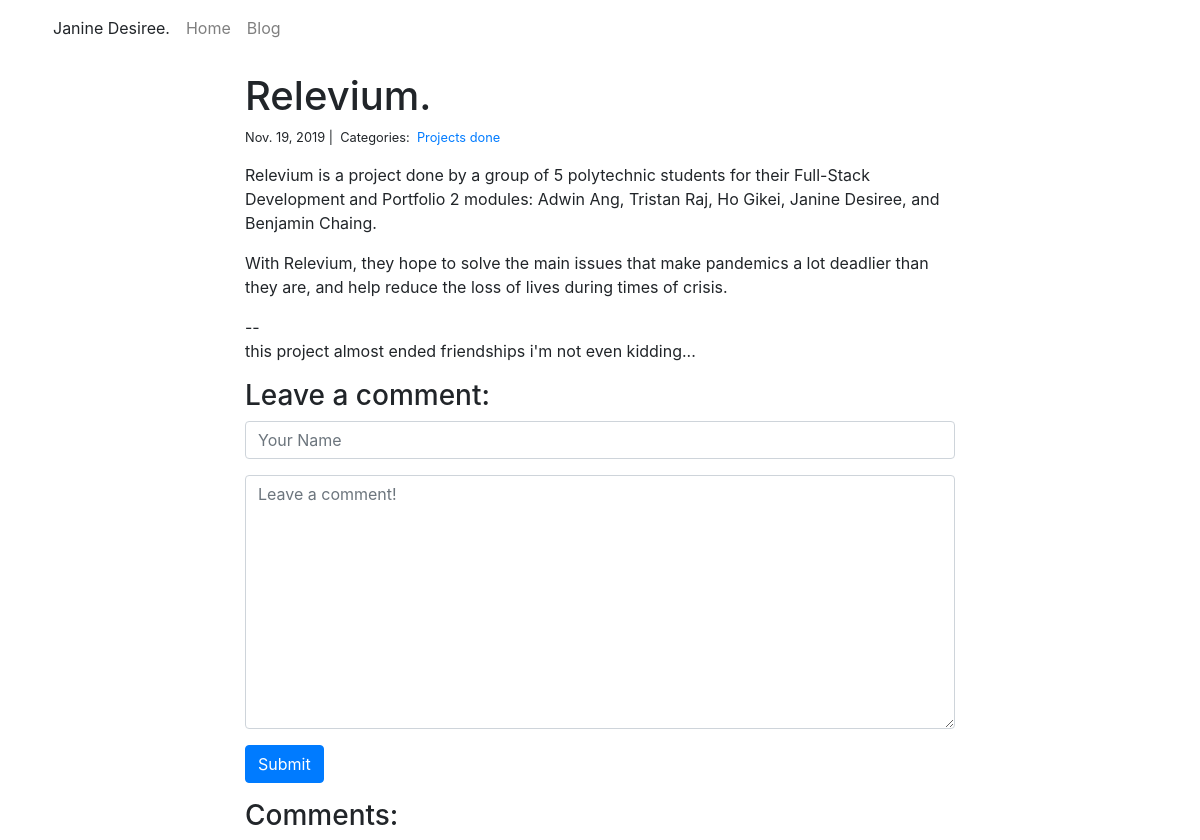
Page /blog/3/ on the committed database.
### blog/models.py (models this page shows)
class Post(models.Model):
    title = models.CharField(max_length=255)
    body = models.TextField()
    created_on = models.DateTimeField(auto_now_add=True)
    last_modified = models.DateTimeField(auto_now=True)
    categories = models.ManyToManyField('Category', related_name='posts')

class Category(models.Model):
    name = models.CharField(max_length=20)

### blog/views.py (the view, shortened to what this page needs)
# urls.py: path("<int:pk>/", views.blog_detail, name="blog_detail"),
def blog_detail(request, pk):
    post = Post.objects.get(pk=pk)
    form = CommentForm()
    comments = Comment.objects.filter(post=post)
    context = {
        "post": post,
        "comments": comments,
        "form": form,
    }
    return render(request, "blog_detail.html", context)

### blog/forms.py
class CommentForm(forms.Form):
    author = forms.CharField(
        max_length=60,
        widget=forms.TextInput(attrs={
            "class": "form-control",
            "placeholder": "Your Name"
        })
    )
    body = forms.CharField(widget=forms.Textarea(
        attrs={
            "class": "form-control",
            "placeholder": "Leave a comment!"
        })
    )

### blog/templates/blog_detail.html (shortened to what this page needs)
{% extends "base.html" %}
{% block page_content %}
<div class="col-md-8 offset-md-2">
    <h1>{{ post.title }}</h1>
    <small>
        {{ post.created_on.date }} |&nbsp;
        Categories:&nbsp;
        {% for category in post.categories.all %}
        <a href="{% url 'blog_category' category.name %}">
            {{ category.name }}
        </a>&nbsp;
        {% endfor %}
    </small>
    <p>{{ post.body | linebreaks }}</p>
    <h3>Leave a comment:</h3>
    <form action="/blog/{{ post.pk }}/" method="post">
        <div class="form-group">
            {{ form.author }}
        </div>
        <div class="form-group">
            {{ form.body }}
        </div>
        <button type="submit" class="btn btn-primary">Submit</button>
    </form>
    <h3>Comments:</h3>
</div>
{% endblock %}

### personal_portfolio/templates/base.html (shortened to what this page needs)
{% load static %}
<link rel="stylesheet" type="text/css" href="{% static 'css/style.css' %}">
<link rel="stylesheet"  href="https://stackpath.bootstrapcdn.com/bootstrap/4.1.3/css/bootstrap.min.css">
<nav class="navbar navbar-expand-lg navbar-light">
    <div class="container">
        <div class="collapse navbar-collapse" id="navbarSupportedContent">
          <ul class="navbar-nav mr-auto">
            <li>
              <p style="padding: .5rem ;"> Janine Desiree. </p>
            </li>
            <li class="nav-item">
              <a class="nav-link" href="{% url 'project_index' %}">Home</a>
            </li>
            <li class="nav-item">
              <a class="nav-link" href="{% url 'blog_index' %}">Blog</a>
            </li>
          </ul>
        </div>
    </div>
</nav>
<div class="container">
    {% block page_content %}{% endblock %}
</div>

### rows in the picture
Post: title "Relevium.", created_on "Nov. 19, 2019", body "Relevium is a project done by a group of 5 polytechnic students for their Full-Stack Development and Portfolio 2 modules: Adwin Ang, Tristan Raj, Ho Gikei, Janine Desiree, and Benjamin Chaing. With Relevium, they hope to solve the main issues that make pandemics a lot deadlier than they are, and help reduce the loss of lives during times of crisis. -- this project almost ended friendships i'm not even kidding..."
Category: name "Projects done"
